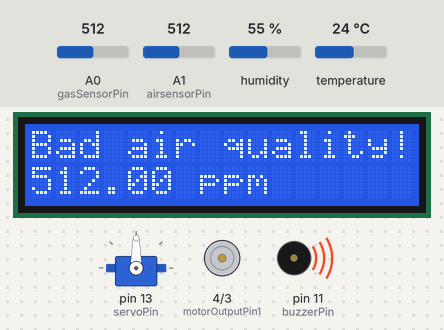
Recording of a sketch running on a simulated Arduino Uno, built with avr-gcc and run on an emulated ATmega328P. On the bench: servo, 16×2 character LCD, motor-driver pin pairs drawn as motors (green arrow = first pin HIGH = forward, orange = second pin HIGH = backward, longer = more drive, scaled by the enable pin), buzzer (waves = sounding). The inputs (shaded band) are chosen by the test bench; at power-on: A1 (airsensorPin) = 512, temperature 24 °C, A0 (gasSensorPin) = 512, humidity 55 %. What the sketch prints to the serial monitor is not drawn.

Above: at 1.2 s.
1.3 s: A1 (airsensorPin) set to 112
At 2.6 s:
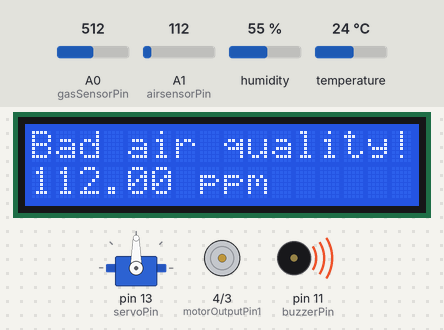
3.2 s: A1 (airsensorPin) set to 93
At 5.6 s:
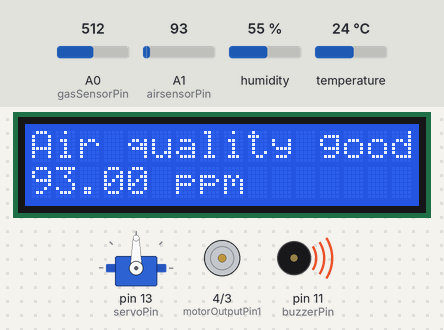
5.9 s: temperature set to 26 °C
At 8.66 s:
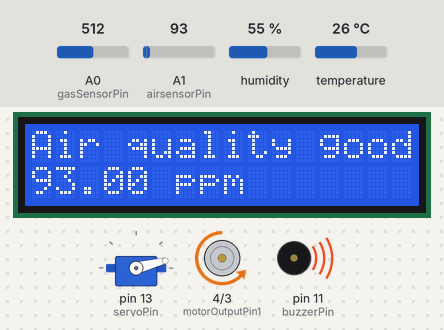
10.9 s: temperature set to 12 °C
At 14.2 s:
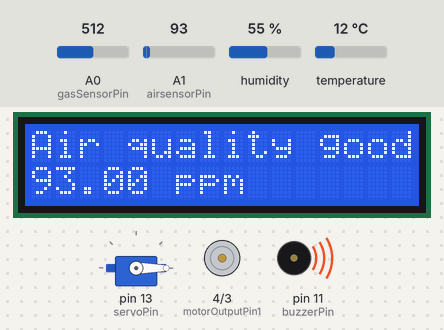
15.0 s: A0 (gasSensorPin) set to 213
17.4 s: A0 (gasSensorPin) set to 184
At 19.5 s:
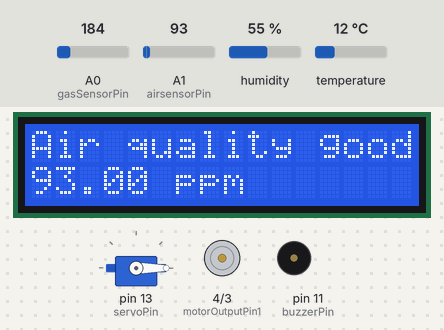
Timing chart, 0 to 21.0 s (numbered marks = the images above; inputs shaded):
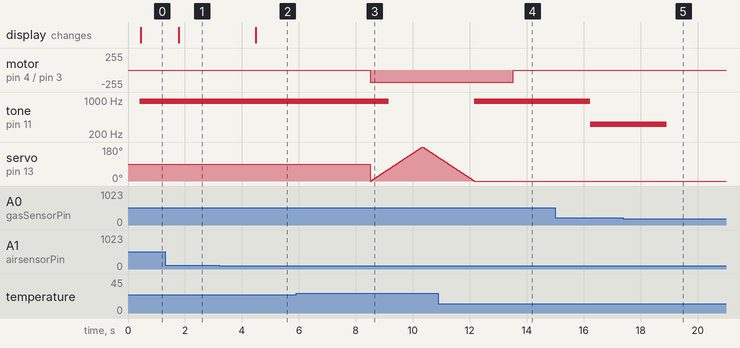

The sketch:

env_monitoring.ino
```cpp
#include "DHT.h"
#include <LiquidCrystal_I2C.h>
#include <Servo.h>

#define TEMP_SENSOR_TYPE DHT11 // Declaring the type of DHT sensor we are using (DHT11)
#define GAS_LIMIT 200 // set to 300 for real-world
#define AIR_LIMIT 100 // need to calibrate it to CO2 for real-world
#define MIN_FAN_SPEED 168 // pwm value approx 65% duty cycle
#define MAX_FAN_SPEED 255 // pwm value at 100% duty cycle (always 1)
#define MIN_TEMP 15 // min temp @ 0 duty cycle
#define MAX_TEMP 30 // max temp (fan will turn on at approx 25 degrees)

const int gasSensorPin = 0; // analog
const int airsensorPin = 1; // analog
const int motorOutputPin1 = 4;  // pin 2 on L293D
const int motorOutputPin2 = 3;  // pin 7 on L293D
const int motorEnablePin = 5;      // pin 1 on L293D
const int buzzerPin = 11; // buzzer pin, used 100 ohm
const int servoPin = 13; // servo motor pin
const int tempSensorPin = 6;

DHT dht(tempSensorPin, TEMP_SENSOR_TYPE); // Declaring DHT connection and type
LiquidCrystal_I2C lcd2(0x27, 16, 2); // I2C LCD
Servo servo;

void setup() {
  pinMode(motorOutputPin1, OUTPUT);
  pinMode(motorOutputPin2, OUTPUT);
  pinMode(motorEnablePin, OUTPUT);
  pinMode(buzzerPin, OUTPUT);
  pinMode(gasSensorPin, INPUT);
  pinMode(airsensorPin, INPUT);
  servo.attach(servoPin);

  Serial.begin(9600);

  dht.begin();     // Initialises DHT sensor

  // LCD I2C initialisation
  lcd2.init();
  lcd2.backlight();
  lcd2.print("Gas sensor");
  lcd2.setCursor(0,1);
  lcd2.print("warming up!");

  //delay(10000); // MQ2 needs to warm up
  lcd2.clear(); // Clear LCD2
}

void loop() {
  // read in values from sensors
  float tempReading = dht.readTemperature(); // Reading the temperature in Celsius from DHT11

  float airReading = analogRead(airsensorPin); // Reading MQ135 air quality
  float gasReading = analogRead(gasSensorPin);  // Reading MQ2 gas levels
  int fanSpeed = map(tempReading, MIN_TEMP, MAX_TEMP, 0, MAX_FAN_SPEED);
  fanSpeed = constrain(fanSpeed, 0, MAX_FAN_SPEED);
  // shifting percentage to suit our upper range
  float adjustedSpeed = fanSpeed - MIN_FAN_SPEED;
  float speedpercent = (adjustedSpeed / double(MAX_FAN_SPEED - MIN_FAN_SPEED)) * double(100);
  speedpercent = constrain(speedpercent, 0, 100);


  // Send data to server
  String readings = String("{\"gas\":") + gasReading +
                    String(",\"air\":") + airReading +
                    String(",\"temp\":") + tempReading +
                    String(",\"speed\":") + speedpercent +
                    String("}");
  Serial.println(readings);
  // ensure entire string gets sent
  delay(300);

  control_fan(fanSpeed); // changes fan speed based on temp

  check_gas(gasReading); // checks gas level and triggers buzzer
  update_display(airReading); // updates lcd to air quality reading and gives status

  delay(1000); // this is delaying reading

}

// control fan speed based on temperature
void control_fan(int fanSpeed) {
  // PWM to the enable pin to alter speed
  if (fanSpeed > MIN_FAN_SPEED) {
    analogWrite(motorEnablePin, fanSpeed);
    servo_rotate(); // rotate servo back and forth
  } else {
    // fan and servo stationary
    analogWrite(motorEnablePin, 0);
  }

  // to drive the motor in clockwise direction
  digitalWrite(motorOutputPin1, LOW);
  digitalWrite(motorOutputPin2, HIGH);
}

// checks gas level
void check_gas(float gasReading) {

  if (gasReading > GAS_LIMIT) {
    // Buzzer sounds based on gas level
    int frequency = map(gasReading, 300, 1023, 500, 2000);
    tone(buzzerPin, frequency, 2000);

  } else {
    // Stop the buzzer
    noTone(buzzerPin);
  }
}

// updates air quality and gives air quality status
void update_display(float airReading) {

  if (airReading > AIR_LIMIT) {
    lcd2.setCursor(0, 0);
    lcd2.print("Bad air quality!");
    lcd2.setCursor(0, 1);
    lcd2.print(airReading);
    lcd2.print(" ppm             ");
  }

  else {
    lcd2.setCursor(0, 0);
    lcd2.print("Air quality good");
    lcd2.setCursor(0, 1);
    lcd2.print(airReading);
    lcd2.print(" ppm             ");
  }
}


// make servo rotate 180 degrees back and forth
void servo_rotate() {
  int pos;
  for (pos = 0; pos <= 180; pos += 1) {
    servo.write(pos);
    delay(10);
  }
  for (pos = 180; pos >= 0; pos -= 1) {
    servo.write(pos);
    delay(10);
  }
}
```

Measured:
- the behaviour switches between 101 and 100 on A1 (airsensorPin) (found by bisection; images 1 and 2)
- the behaviour switches between 24 and 25 °C on temperature (found by bisection; images 2 and 3)
- after the input at 1.3 s, the display: changes after 0.49 s (image 1)
- after the input at 3.2 s, the display: changes after 1.3 s (image 2)
- after the input at 5.9 s, motor on pin 4 (motorOutputPin1) / pin 3 (motorOutputPin2): stopped → backward 187/255 after 2.6 s; tone on pin 11 (buzzerPin): 939 Hz → silent after 3.3 s
- after the input at 10.9 s, motor on pin 4 (motorOutputPin1) / pin 3 (motorOutputPin2): backward 187/255 → stopped after 2.6 s; tone on pin 11 (buzzerPin): goes on until 12.2 s, then stays 939 Hz; servo on pin 13 (servoPin): goes on until 12.2 s, then stays 0°
- after the input at 15.0 s, tone on pin 11 (buzzerPin): 939 Hz → 320 Hz after 1.2 s
- after the input at 17.4 s, tone on pin 11 (buzzerPin): 320 Hz → silent after 1.5 s
